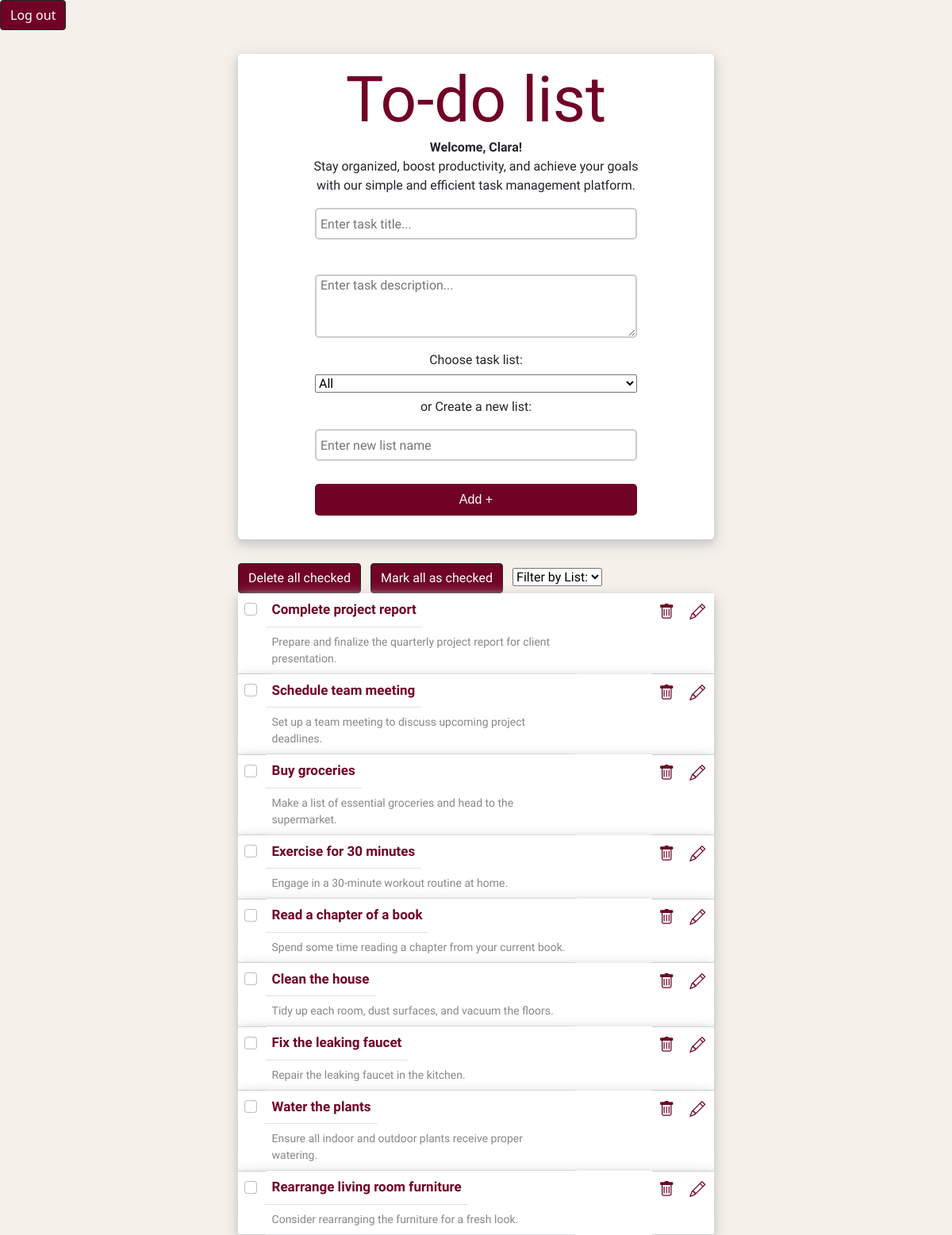
Screenshot of /index.php?successfullogin (signed in) with the database file from the repository.
### tables this page shows
CREATE TABLE `tasks` (
  `id` int(11) NOT NULL AUTO_INCREMENT,
  `title` varchar(255) DEFAULT NULL,
  `description` varchar(255) DEFAULT NULL,
  `completion` tinyint(4) DEFAULT 0,
  `userID` int(11) DEFAULT NULL,
  `listId` int(11) DEFAULT NULL,
  PRIMARY KEY (`id`),
  KEY `userID` (`userID`),
  KEY `listId` (`listId`),
  CONSTRAINT `tasks_ibfk_1` FOREIGN KEY (`userID`) REFERENCES `Users` (`userID`),
  CONSTRAINT `tasks_ibfk_2` FOREIGN KEY (`listId`) REFERENCES `lists` (`listId`)
);

### databaseAccessObject.php (called while the page is built, shortened)
<?php
class TaskDAO {
    private $conn;
    function __construct() {
        $DB_HOST = "db";
        $DB_USER = "root";
        $DB_PASS = "mariadb";
        $DB_NAME = "to_do_list";
        try {
            $this->conn = new PDO("mysql:host=" . $DB_HOST . ";dbname=" . $DB_NAME, $DB_USER, $DB_PASS);
            $this->conn->setAttribute(PDO::ATTR_ERRMODE, PDO::ERRMODE_EXCEPTION);
        } catch (PDOException $e) {
            die("Connection failed: " . $e->getMessage());
        }
    }
    public function readTasks($userID){
        try {
            $stmt = $this->conn->prepare("SELECT * FROM tasks WHERE userID=:userID");
            $stmt->bindParam(':userID', $userID, PDO::PARAM_INT);
            $stmt->execute();
            $results = $stmt->fetchAll();
            return $results;
        } catch(PDOException $e) {
            echo 'Error: ' . $e->getMessage();
        }
    }
    function getLists($userID){
        try {
            $stmt = $this->conn->prepare("SELECT * FROM lists WHERE userID=:userID");
            $stmt->bindParam(':userID', $userID, PDO::PARAM_INT);
            $stmt->execute();
            $results = $stmt->fetchAll();
            return $results;
        } catch(PDOException $e) {
            echo 'Error: ' . $e->getMessage();
        }
    }
}

### index.php (the view, shortened to what this page needs)
<?php
    require_once 'databaseAccessObject.php';
    if(isset($_SESSION['Username'])) {
        $loggedInUser = $_SESSION['Username'];
        $loggedUserId = $_SESSION['UserID'];
    } else {
        header("Location: loginScreen.php");
    }
    $taskDAO = new TaskDAO();
    if(isset($_POST['lists'])) {
        if($_POST['lists'] == "all") {
            $results = $taskDAO->readTasks($loggedUserId);
        } else {
            $results = $taskDAO->readTasksByList($loggedUserId, $_POST['lists']);
        }
    } else {
        $results = $taskDAO->readTasks($loggedUserId);
    }
?>
<!DOCTYPE html>
<html lang="en">
<head>
    <link rel="stylesheet" href="./style.css">
    <link href="https://cdn.jsdelivr.net/npm/bootstrap@5.0.2/dist/css/bootstrap.min.css" rel="stylesheet">
<link rel="stylesheet" href="https://cdn.jsdelivr.net/npm/bootstrap-icons@1.3.0/font/bootstrap-icons.css">
</head>
<body>
    <form action="" method="POST" id="logout">
        <button type="submit" name="logout" class="btn btn-dark" style="background-color: #700325;">Log out</button>
    </form>
    <div class="main-section">
       <div class="tasks-section">
        <h2>To-do list</h2>
        <?php if(!empty($loggedInUser)): ?>
            <strong><p>Welcome, <?php echo $loggedInUser; ?>!</strong> <br> Stay organized, boost productivity, and achieve your goals with our simple and efficient task management platform.</p>
        <?php endif; ?>
            <form action="" method="POST">
                <input type="text" name="title" placeholder="Enter task title..."><br>
                <textarea type="text" name="description" id="description" class="no-bootstrap-styles" placeholder="Enter task description..."></textarea>
                <label for="taskLists">Choose task list:</label><br>
                    <select id="taskLists" name="taskLists">
                    <option value="all">All</option>
                    <?php
                    $usersLists = $taskDAO->getLists($loggedUserId);
                    ?>
                    </select><br>
                    <label for="newListName">or Create a new list:</label>
                    <input type="text" id="newListName" name="newListName" placeholder="Enter new list name">
                <button type="submit" name="submit" value="Submit">Add +</button>
            </form>
        </div>
        <div class="container">
            <table class="table">
                <tr>
                <form action="" method="POST">
                    <button type="submit" name="deleteAllChecked" class="btn btn-dark" style="background-color: #700325;">Delete all checked</button>
                    <button type="submit" name="markAllTasks" class="btn btn-dark" style="background-color: #700325;">Mark all as checked</button>
                </form>
                <form id="listsForm" action="" method="POST">
                <select id="lists" name="lists">
                    <option value="all">Filter by List:</option>
                </select>
        </form>
                <?php
                    foreach($results as $result) {
                        echo "<td>";
                        if ($result['completion']) {
                            echo "
                                <form method='post' action='' id='form{$result['id']}'>
                                    <input
                                        type='hidden'
                                        name='id'
                                        value={$result['id']}
                                    />
                                    <input
                                        type='hidden'
                                        name='checkbox'
                                        id='checkboxHidden{$result['id']}'
                                        value=0
                                    />
                                    <input
                                        type='checkbox'
                                        name='checkbox'
                                        id='checkbox{$result['id']}'
                                        value=1
                                        onchange='changeHandler({$result["id"]})'
                                        checked
                                        class='form-check-input custom-checkbox'
                                    />
                                </form>
                            ";
                        } else {
                            echo "
                                <form method='post' action='' id='form{$result['id']}'>
                                    <input
                                        type='hidden'
                                        name='id'
                                        value={$result['id']}
                                    />
                                    <input
                                        type='hidden'
                                        name='checkbox'
                                        id='checkboxHidden{$result['id']}'
                                        value=0
                                    />
                                    <input
                                        type='checkbox'
                                        name='checkbox'
                                        id='checkbox{$result['id']}'
                                        value=1
                                        onchange='changeHandler({$result["id"]})'
                                        class='form-check-input custom-checkbox'
                                    />
                                </form>
                            ";
                        }
                        echo   "<td class=\"todo-title\">" . $result['title'] . "</td>
                                <td class=\"todo-description\">" . $result['description'] . "</td>";
                        echo "<td class=\"todo-X\"><a href=\"delete.php?id=" . $result['id'] . "\"><i class=\"bi bi-trash\" style=\"font-size: 20px;\"></i></a></td>";
                        echo "<td class=\"todo-X\"><a href=\"update.php?id=" . $result['id'] . "\"><i class=\"bi bi-pencil\" style=\"font-size: 20px;\"></i></a></td>";
                        echo  "</tr>";
                    }
                ?>
            </table>
        </div>
</body>
</html>

### style.css (style rules this page uses)
* { padding: 0px; margin: 0px; box-sizing: border-box; }
body { background-color: #f5f0e9 !important; }
#logout { background-color:#f5f0e9; }
.main-section { background: transparent; width: 50%; height: 500px; margin: 30px auto; border-radius: 10px; font-family: 'Raleway', sans-serif; }
.main-section p { margin-right: 12%; margin-left: 12%; }
.tasks-section { width: 100%; margin: 0px auto; padding: 10px; padding-bottom: 5%; border-radius: 5px; background-color: #fff; box-shadow: 0 4px 8px 0 #ccc, 0 6px 20px 0 #ccc; text-align: center; }
.tasks-section h2 { background-color: #fff; text-align: center; font-size: 80px; font-family: 'Dancing Script', cursive; color:#700325; margin: 0; }
#taskLists { width: 70%; }
.tasks-section label { margin: 1%; }
.tasks-section input, .no-bootstrap-styles { background-color: #fff; display: block; width: 70%; height: 40px; margin: 10px auto; border: 2px solid #ccc; font-size: 16px; border-radius: 5px; padding: 0px 5px; font-family: 'Raleway', sans-serif; }
#newListName { margin-bottom: 5%; }
#description { height: 80px; }
.btn { margin-right: 2%; }
.tasks-section button { display: block; width: 70%; height: 40px; margin: 0px auto; border: none; outline: none; background: #700325; color: #fff; font-family: sans-serif; font-size: 16px; border-radius: 5px; cursor: pointer; }
.container { margin: 30px auto; padding: 0 !important; border-radius: 5px; }
.table { background-color: #fff; }
.table tr { box-shadow: 0 4px 8px 0 #ccc, 0 6px 20px 0 #ccc; border-radius: 5px; position: relative; background-color: #fff; }
.table td { background-color: #fff; border-collapse: collapse; border-spacing: 0; }
.bi { text-decoration: none; color: #700325; background-color: #fff; }
.todo-title { display: inline-block; padding: 4% 4% 1.5% 4%; font-size: 17px; font-family: 'Raleway', sans-serif; color: #700325; font-weight: 600; background-color: #fff; }
.todo-description { display: block; width: 80%; padding: 1.5% 4% 4% 4%; color: #888; font-size: 14px; font-family: 'Raleway', sans-serif; background-color: #fff; }

### rows the page displays
tasks: title "Complete project report", description "Prepare and finalize the quarterly project report for client presentation."
tasks: title "Schedule team meeting", description "Set up a team meeting to discuss upcoming project deadlines."
tasks: title "Buy groceries", description "Make a list of essential groceries and head to the supermarket."
tasks: title "Exercise for 30 minutes", description "Engage in a 30-minute workout routine at home."
tasks: title "Read a chapter of a book", description "Spend some time reading a chapter from your current book."
tasks: title "Clean the house", description "Tidy up each room, dust surfaces, and vacuum the floors."
tasks: title "Fix the leaking faucet", description "Repair the leaking faucet in the kitchen."
tasks: title "Water the plants", description "Ensure all indoor and outdoor plants receive proper watering."
tasks: title "Rearrange living room furniture", description "Consider rearranging the furniture for a fresh look."

### other values shown
$loggedInUser "Clara"
